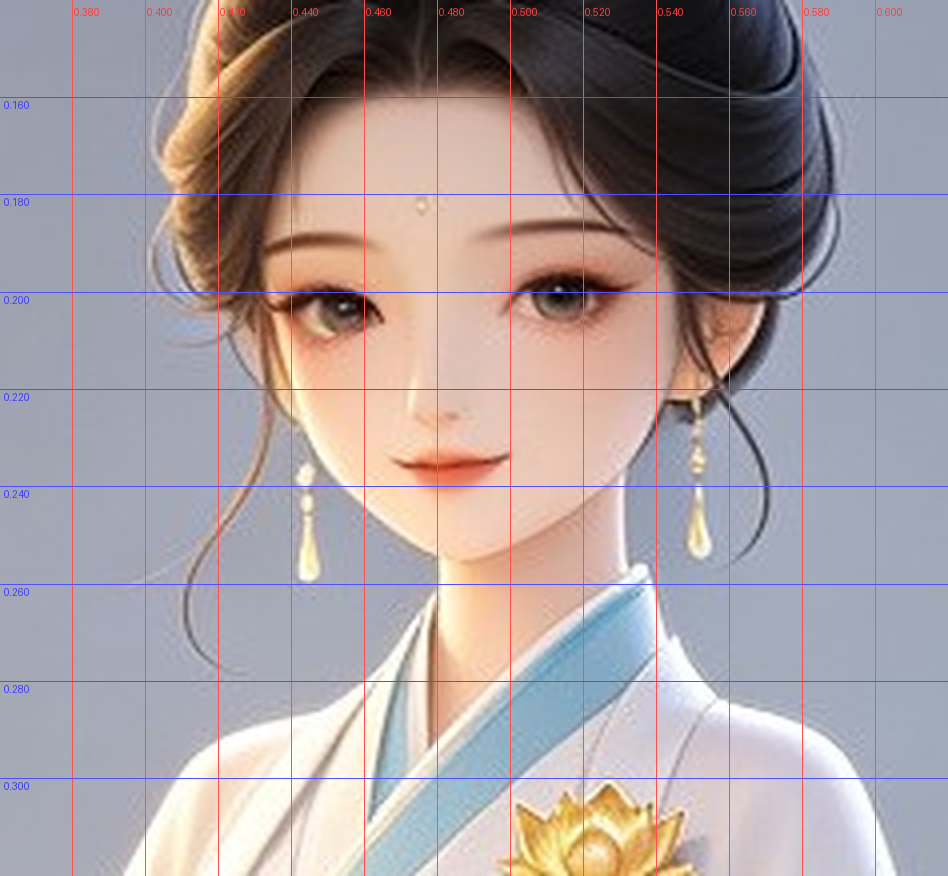
#> input picture design/lingshan-guide/assets/_fb_grid.png, 948 x 876 px, given in place of xiuxian-avatar.jpg, which was not available
$ python make_mouth_frames.py
#> lines starting #> are read from the running program, lines starting #| are printed output that depends on the picture; pictures that were not available may be replaced by others from this repository, and a replacement may not be noted
"""
灵小仙口型帧离线预渲染
----------------------
从肖像底图生成6档开口度的变形帧:
  - dense像素级下颌变形(仅下巴椭圆区,衣服/耳环/颈部零位移)
  - 高斯羽化口腔/唇影/上齿,与画功融合
产物: design/lingshan-guide/assets/mouth-frames/m0.png ~ m5.png
运行: python backend/scripts/make_mouth_frames.py
"""
from pathlib import Path

import numpy as np
from PIL import Image, ImageDraw, ImageFilter

ROOT = Path(__file__).resolve().parents[2]
SRC = ROOT / "design" / "lingshan-guide" / "assets" / "xiuxian-avatar.jpg"
OUT_DIR = ROOT / "design" / "lingshan-guide" / "assets" / "mouth-frames"

# ---- 像素级实测标定(全身图912x1216,4倍放大精网格复核) ----
MOUTH_X, MOUTH_Y, MOUTH_W = 0.478, 0.236, 0.053
MAX_DROP = 0.008          # 最大下巴下移(占图高比)——小嘴画风,幅度克制
RADIUS_X = 0.075          # 变形水平半径(收敛面部,避开莲花灯与发饰)
CHIN_Y = 0.27             # 变形垂直下界(下巴底,以下绝不动)
SKIN = (252, 223, 190)    # 脸颊肤色(实测)
SKIN_DARK = (242, 200, 168)
# 双眼标定(1%精网格复核)
EYE_L = (0.443, 0.203, 0.026)   # x, y, rx
EYE_R = (0.524, 0.202, 0.026)
LASH = (58, 42, 38)

# 开口度档位(0=闭合)——9档,帧间渐变更顺滑
LEVELS = [0.0, 0.14, 0.26, 0.38, 0.50, 0.62, 0.74, 0.86, 1.0]


def smoothstep(e0, e1, x):
    t = np.clip((x - e0) / (e1 - e0), 0.0, 1.0)
    return t * t * (3 - 2 * t)


def jaw_warp(img: np.ndarray, k: float) -> np.ndarray:
    """dense下颌变形:嘴线以下平滑下移,下巴处渐隐为零"""
    H, W = img.shape[:2]
    mcx, mcy = MOUTH_X * W, MOUTH_Y * H
    max_drop = MAX_DROP * H * k
    chin_y = CHIN_Y * H
    rx = RADIUS_X * W

    yy, xx = np.mgrid[0:H, 0:W].astype(np.float32)
    # 水平余弦窗口(嘴周)
    u = np.abs(xx - mcx) / rx
    win_x = np.where(u < 1, np.cos(u * np.pi / 2) ** 2, 0.0)
    # 垂直:嘴线处为1,下巴处平滑归0;嘴线以上不动
    below = yy > mcy
    win_y = np.where(below, 1.0 - smoothstep(mcy, chin_y, yy), 0.0)
    dy = max_drop * win_x * win_y

    src_y = np.clip(yy - dy, 0, H - 1)
    # 双线性采样
    y0 = src_y.astype(np.int32)
    y1 = np.clip(y0 + 1, 0, H - 1)
    wy = (src_y - y0)[..., None]
    x_idx = xx.astype(np.int32)
    out = img[y0, x_idx] * (1 - wy) + img[y1, x_idx] * wy
    return out


def paint_cavity(frame: Image.Image, k: float) -> Image.Image:
    """唇部区自模糊(用图像自身像素融掉拉花唇)+ 径向渐变口腔"""
    if k <= 0.02:
        return frame
    W, H = frame.size
    mcx, mcy = MOUTH_X * W, MOUTH_Y * H
    drop = MAX_DROP * H * k
    frame = frame.convert("RGBA")

    # ---- 1) 唇部带自模糊:裁出唇区→高斯糊→椭圆羽化蒙版贴回 ----
    prx = int(MOUTH_W * W * 1.0)
    ptop = int(mcy - H * 0.003)
    pbot = int(mcy + drop + H * 0.008)
    x0, x1 = int(mcx - prx), int(mcx + prx)
    band = frame.crop((x0, ptop, x1, pbot))
    band_blur = band.filter(ImageFilter.GaussianBlur(radius=4.2))
    # 椭圆蒙版(中心实,边缘渐变)
    mask = Image.new("L", band.size, 0)
    dm = ImageDraw.Draw(mask)
    dm.ellipse([0, 0, band.size[0], band.size[1]], fill=255)
    mask = mask.filter(ImageFilter.GaussianBlur(radius=3.0))
    frame.paste(band_blur, (x0, ptop), mask)

    # ---- 2) 口腔层:深酒棕径向渐变,藏于上唇之下 ----
    cav_layer = Image.new("RGBA", (W, H), (0, 0, 0, 0))
    d = ImageDraw.Draw(cav_layer)
    cw = MOUTH_W * W * (0.24 + 0.10 * k)
    ch = max(drop * 0.6, 1.5)
    cy = mcy + drop * 0.40          # 口腔重心下沉,上缘藏进上唇
    rings = 10
    for i in range(rings, 0, -1):
        t = i / rings
        # 外圈(38,14,11) → 中心(84,30,23) 深酒棕
        r = int(38 + (84 - 38) * (1 - t))
        g = int(14 + (30 - 14) * (1 - t))
        b = int(11 + (23 - 11) * (1 - t))
        d.ellipse([mcx - cw * t, cy - ch * t, mcx + cw * t, cy + ch * t],
                  fill=(r, g, b, 255))
    d.arc([mcx - cw * 1.1, mcy - ch * 0.5, mcx + cw * 1.1, mcy + ch * 0.5],
          start=200, end=340, fill=(70, 28, 22, 160), width=max(int(H * 0.002), 1))
    cav_layer = cav_layer.filter(ImageFilter.GaussianBlur(radius=max(ch * 0.15, 1.2)))
    frame.alpha_composite(cav_layer)
    return frame.convert("RGB")


def make_eyes_closed(base: Image.Image) -> Image.Image:
    """闭眼帧:眼部区自模糊(用图像自身像素盖住眼球)+ 柔和睫毛线
    与口型帧同思路——离线高质量,运行时crossfade,杜绝'鬼眼补丁'。"""
    W, H = base.size
    frame = base.convert("RGBA")
    for ex, ey, erx in (EYE_L, EYE_R):
        cx, cy = ex * W, ey * H
        rx = erx * W
        # 眼部带自模糊
        x0, x1 = int(cx - rx * 1.6), int(cx + rx * 1.6)
        y0, y1 = int(cy - rx * 0.9), int(cy + rx * 1.1)
        band = frame.crop((x0, y0, x1, y1))
        band_blur = band.filter(ImageFilter.GaussianBlur(radius=3.4))
        mask = Image.new("L", band.size, 0)
        dm = ImageDraw.Draw(mask)
        dm.ellipse([0, 0, band.size[0], band.size[1]], fill=255)
        mask = mask.filter(ImageFilter.GaussianBlur(radius=2.6))
        frame.paste(band_blur, (x0, y0), mask)
        # 睫毛线(闭合弧线,小羽化)
        lash_layer = Image.new("RGBA", (W, H), (0, 0, 0, 0))
        dl = ImageDraw.Draw(lash_layer)
        lw = rx * 1.35
        ly = cy + rx * 0.12
        dl.arc([cx - lw, ly - rx * 0.5, cx + lw, ly + rx * 0.9],
               start=25, end=155, fill=(*LASH, 220), width=max(int(H * 0.0022), 2))
        # 睫毛末梢两三根
        dl.line([(cx + lw * 0.72, ly + rx * 0.30), (cx + lw * 0.88, ly + rx * 0.46)],
                fill=(*LASH, 200), width=2)
        dl.line([(cx + lw * 0.45, ly + rx * 0.44), (cx + lw * 0.55, ly + rx * 0.60)],
                fill=(*LASH, 190), width=2)
        lash_layer = lash_layer.filter(ImageFilter.GaussianBlur(radius=0.8))
        frame.alpha_composite(lash_layer)
    return frame.convert("RGB")


def main():
    OUT_DIR.mkdir(parents=True, exist_ok=True)
    base = Image.open(SRC).convert("RGB")
#> base is the input picture: PIL image 948x876 RGB; mean R, G, B 166.7, 155.2, 157.7
    arr = np.asarray(base).astype(np.float32)
    W, H = base.size
#> W = 948; H = 876
    print(f"底图 {W}x{H},生成 {len(LEVELS)} 帧...")
#> (printed output is left out)

    for i, k in enumerate(LEVELS):
        if k <= 0.02:
            frame = base.copy()
        else:
            warped = jaw_warp(arr, k).astype(np.uint8)
            frame = Image.fromarray(warped)
            frame = paint_cavity(frame, k)
        out = OUT_DIR / f"m{i}.png"
        frame.save(out, optimize=True)
        print(f"  m{i}.png 开口度={k}")

    total = sum(f.stat().st_size for f in OUT_DIR.glob("*.png"))
    # 闭眼帧
    eyes = make_eyes_closed(base)
#> the loop in make_eyes_closed, `for ex, ey, erx in (EYE_L, EYE_R):` made 2 passes
#> pass 1, in make_eyes_closed, `band = frame.crop((x0, y0, x1, y1))`:
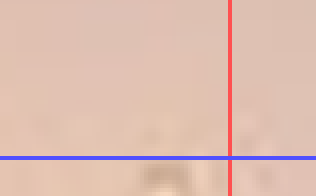
#> band: PIL image 79x49 RGBA (shown 4 times larger); mean R, G, B, A 222.1, 189.9, 178, 255
#> pass 1, in make_eyes_closed, `band_blur = band.filter(ImageFilter.GaussianBlur(radius=3.4))`:
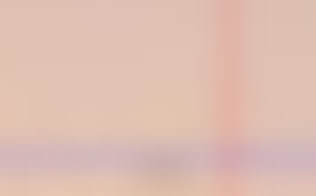
#> band_blur: PIL image 79x49 RGBA (shown 4 times larger); mean R, G, B, A 222.2, 190, 178, 255
#> pass 1, in make_eyes_closed, `mask = mask.filter(ImageFilter.GaussianBlur(radius=2.6))`:
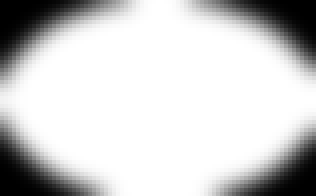
#> mask: PIL image 79x49 L (shown 4 times larger); min 0, max 255, mean 203.9
#> after the loop in make_eyes_closed, `for ex, ey, erx in (EYE_L, EYE_R):`:
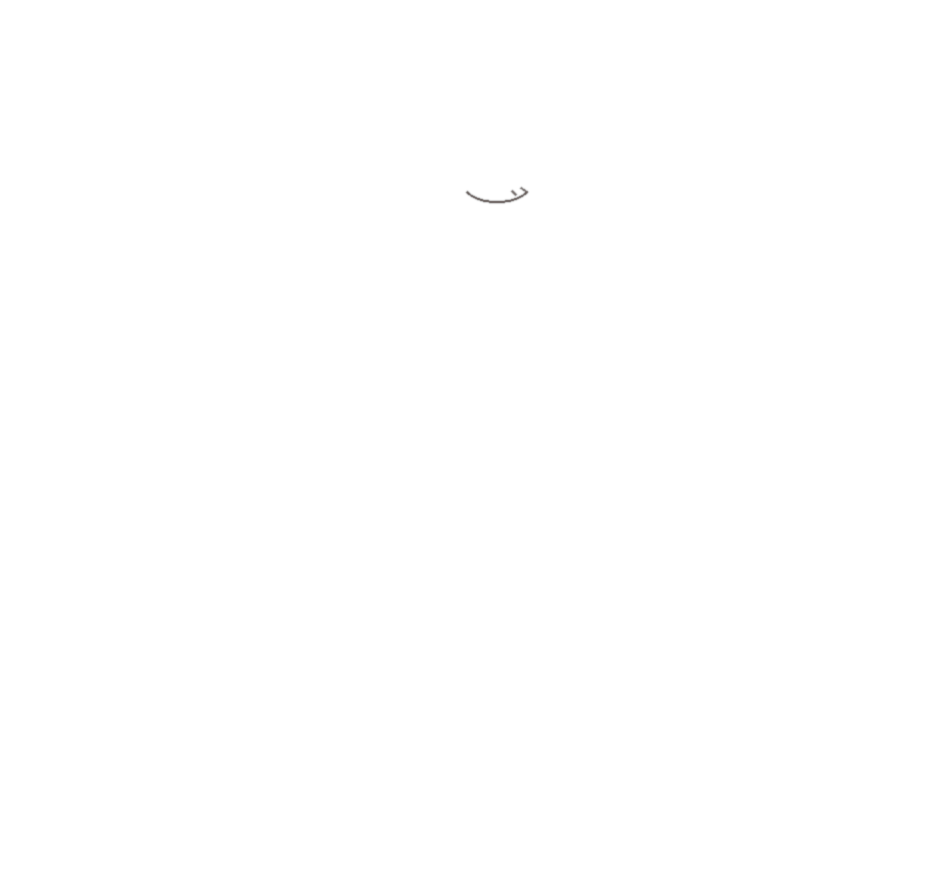
#> lash_layer: PIL image 948x876 RGBA; mean R, G, B, A 0, 0, 0, 0; transparent parts drawn white
    eyes.save(OUT_DIR / "e0.png", optimize=True)
#> (the run stopped early here; a loop or call above may not have finished)
